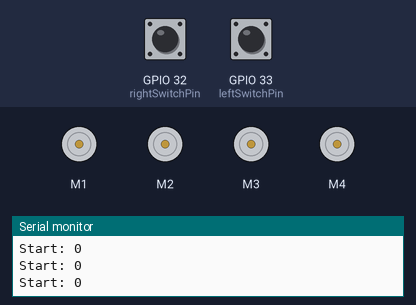
The sketch below on a simulated ESP32. Parts: 4 × DC motor (green arrow = forward, orange = backward, longer = faster), the last lines printed to the serial monitor. The test bench sets the inputs (shaded band); at power-on: GPIO 32 (rightSwitchPin) LOW, GPIO 33 (leftSwitchPin) LOW.

Above: at 1.2 s.
1.3 s: GPIO 32 (rightSwitchPin) pulled HIGH for 0.15 s
At 3.5 s:
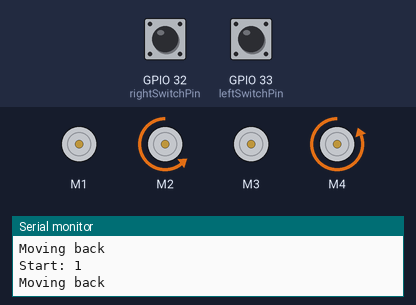
3.8 s: GPIO 33 (leftSwitchPin) pulled HIGH for 1 s
At 6.2 s:
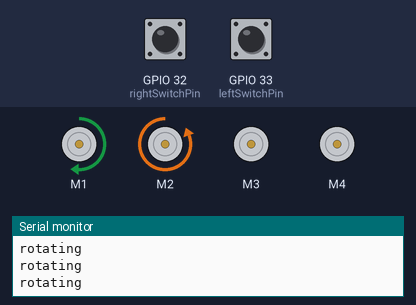
6.8 s: GPIO 32 (rightSwitchPin) pulled HIGH for 1 s
At 8.5 s:
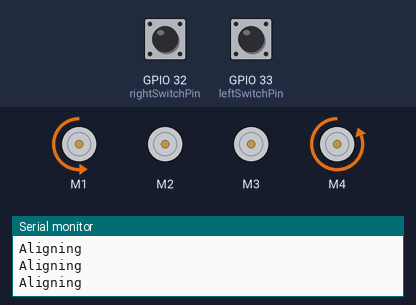
9.3 s: GPIO 33 (leftSwitchPin) pulled HIGH for 0.15 s
At 10.7 s:
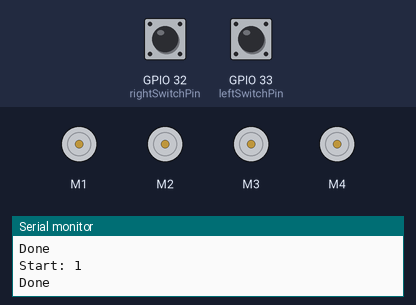
Timing chart, 0 to 12.3 s (numbered marks = the images above; inputs shaded):
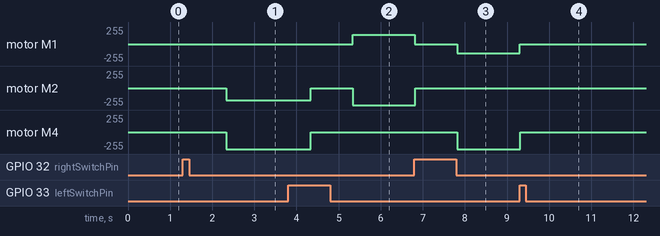

The sketch:

goIntoHopper.ino
```cpp
#include <AFMotor.h>
#include <Servo.h>

//define objects for motors
AF_DCMotor frontMotor(1);
AF_DCMotor leftMotor(2);
AF_DCMotor backMotor(3);
AF_DCMotor rightMotor(4);

// Define pins for wing pins
const int leftSwitchPin = 33;
const int rightSwitchPin = 32;

int leftSwitchVal, rightSwitchVal;

// Define servo objects
Servo leftServo;
Servo rightServo;

int leftPos = 0; // Starting positions for servo claws
int rightPos = 180;
boolean onOff = 1;
boolean start;
boolean rotated = 0;

boolean enableState = 0;
boolean prevEnableState = 0;

void setup()
{
  Serial.begin(9600);
  pinMode(leftSwitchPin, INPUT);
  pinMode(rightSwitchPin, INPUT);

  frontMotor.run(RELEASE);
  leftMotor.run(RELEASE);
  backMotor.run(RELEASE);
  rightMotor.run(RELEASE);

  leftServo.write(leftPos);
  rightServo.write(rightPos);
}

void loop()
{
  enableState = digitalRead(rightSwitchPin);
  delay(1);

  if(enableState != prevEnableState) // if button is pressed and released
  {
    if(enableState) // if switched to on
    {
      start = 1;
    }
  }

  Serial.print("Start: ");
  Serial.println(start);

  if(start)
  {
    leftSwitchVal = digitalRead(leftSwitchPin);
    delay(1);

    if(!rotated)
    {
      if(!leftSwitchVal) // modify later for a state variable, to account for opposite hopper
      {
        movement(2);
      }
      else
      {
        rotate();
      }
    }
    else
    {
      Serial.println("Done");
    }
  }
}

// Function to turn off motors, before switching directions
void turnMotorsOff()
{
  // Write low to all enable pins on H-bridge (0 volts)
  frontMotor.run(RELEASE);
  leftMotor.run(RELEASE);
  backMotor.run(RELEASE);
  rightMotor.run(RELEASE);

  Serial.println("Motors off?");
  delay(1000);
}

void movement(int motorDirection)//0 is forward, 1 is right, 2 is back, 3 is left, -1 is nothing
{
  // direct motors to turn in appropriate direction and speed
  if (motorDirection == 0 || motorDirection == 2)
  {
    leftMotor.setSpeed(180);
    rightMotor.setSpeed(255);
    if(motorDirection == 0)
    {
      Serial.println("Moving forward");
      delay(1000);
      leftMotor.run(FORWARD);
      rightMotor.run(FORWARD);
    }
    else
    {
      Serial.println("Moving back");
      delay(1000);
      leftMotor.run(BACKWARD);
      rightMotor.run(BACKWARD);
    }
  }
  else if(motorDirection == 1 || motorDirection == 3)
  {
    frontMotor.setSpeed(255);
    backMotor.setSpeed(255);
    if(motorDirection == 1)
    {
      Serial.println("Moving right");
      delay(1000);
      frontMotor.run(BACKWARD);
      backMotor.run(BACKWARD);
    }
    else
    {
      Serial.println("Moving left");
      delay(1000);
      frontMotor.run(FORWARD);
      backMotor.run(FORWARD);
    }
  }
  else
  {
    Serial.println("Don't need to move");
    turnMotorsOff();
  }
}

void rotate()
{
  turnMotorsOff();
  rightSwitchVal = digitalRead(rightSwitchPin);
  leftMotor.setSpeed(255);
  frontMotor.setSpeed(140);
  leftMotor.run(BACKWARD);
  frontMotor.run(FORWARD);

  do
  {
    Serial.println("rotating");
    rightSwitchVal = digitalRead(rightSwitchPin);
  }while(!rightSwitchVal);

  turnMotorsOff();

  rightMotor.setSpeed(255);
  frontMotor.setSpeed(140);
  rightMotor.run(BACKWARD);
  frontMotor.run(BACKWARD);

  do
  {
    Serial.println("Aligning");
    leftSwitchVal = digitalRead(leftSwitchPin);
  }while(!leftSwitchVal);

  turnMotorsOff();

  rotated = 1;
}
```

Measured:
- after the input at 1.3 s, motor M2: stopped → backward 180/255 after 1.0 s; motor M4: stopped → backward 255/255 after 1.0 s
- after the input at 3.8 s, motor M1: stopped → forward 140/255 after 1.5 s; motor M2: backward 180/255 → stopped after 0.54 s, → backward 255/255 1.0 s later; motor M4: backward 255/255 → stopped after 0.54 s
- after the input at 6.8 s, motor M1: forward 140/255 → stopped at once, → backward 140/255 1.0 s later; motor M2: backward 255/255 → stopped at once; motor M4: stopped → backward 255/255 after 1.0 s
- after the input at 9.3 s, motor M1: backward 140/255 → stopped at once; motor M4: backward 255/255 → stopped at once
